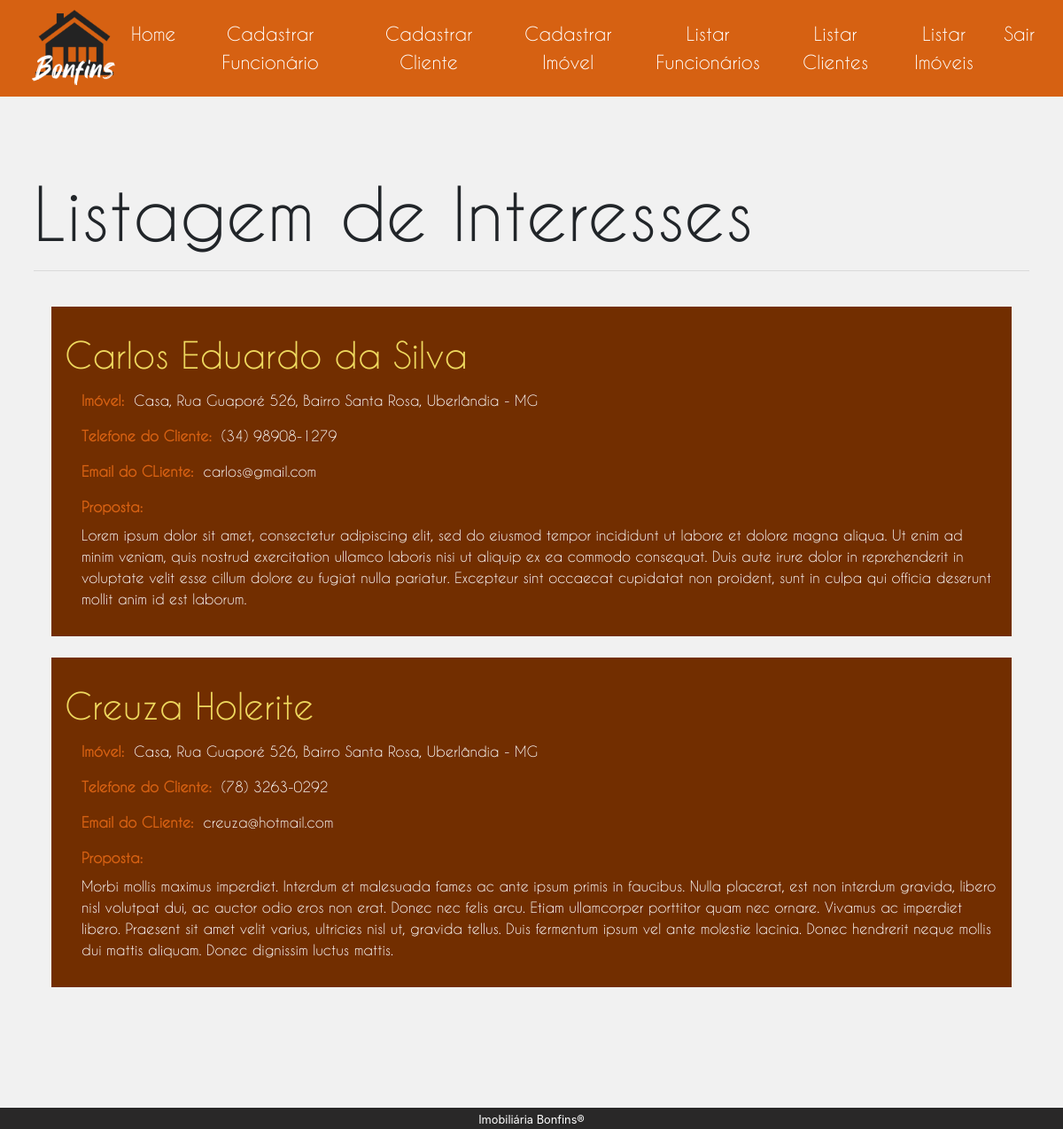
Page /administrativo/listagemInteresse.php (signed in) on the earlier database version.
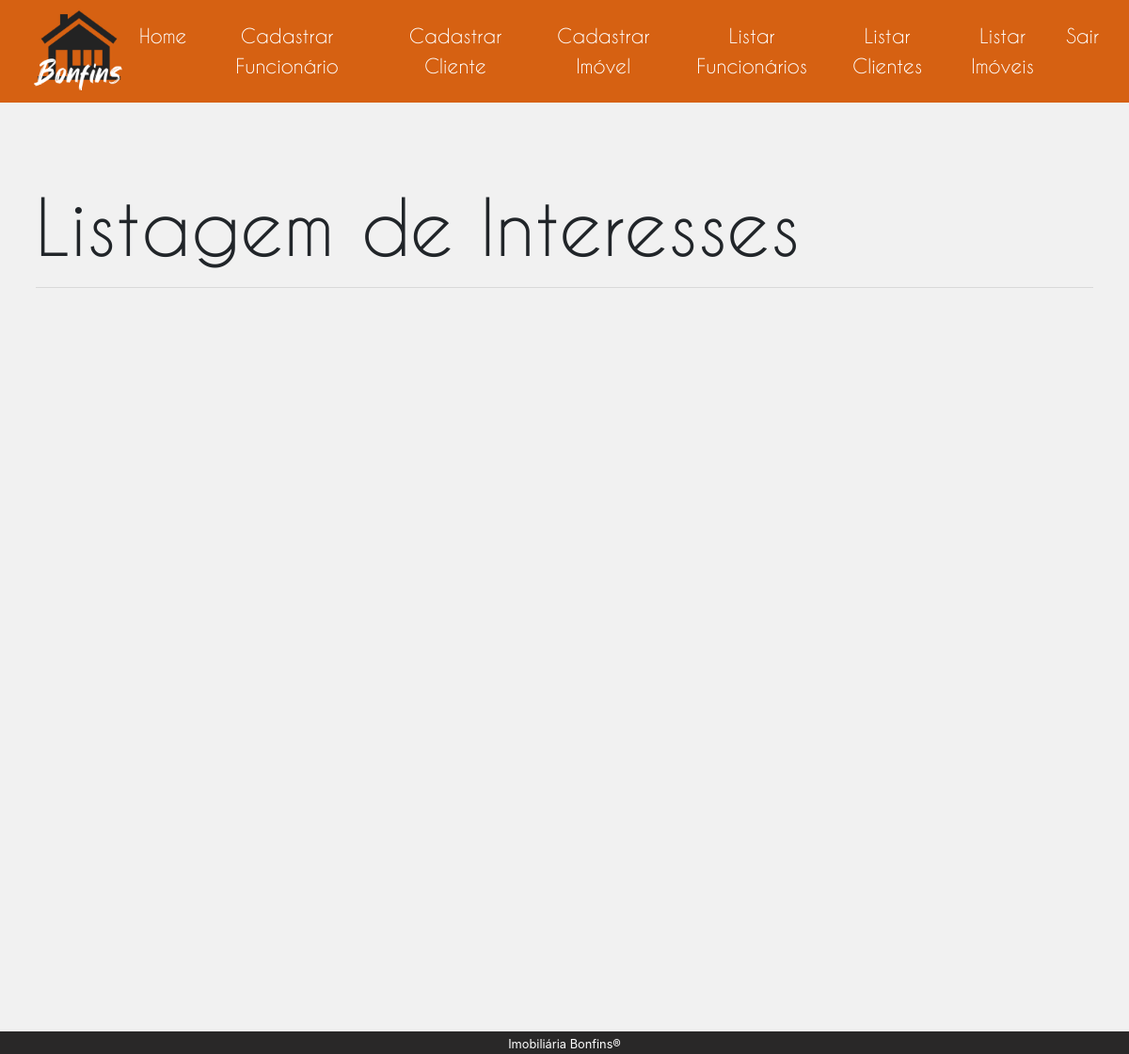
Same page on the later database version.
### tables this page shows
CREATE TABLE `imovel` (
  `ID` int(4) UNSIGNED NOT NULL,
  `Rua` varchar(60) NOT NULL,
  `Numero` int(3) UNSIGNED NOT NULL,
  `Bairro` varchar(60) NOT NULL,
  `Cidade` varchar(60) NOT NULL,
  `Estado` varchar(2) NOT NULL,
  `TipoTransacao` int(4) UNSIGNED NOT NULL,
  `QuantidadeQuartos` int(1) UNSIGNED NOT NULL,
  `QuantidadeSuites` int(1) UNSIGNED NOT NULL,
  `QuantidadeSalaEstar` int(1) UNSIGNED NOT NULL,
  `QuantidadeSalaJantar` int(1) UNSIGNED NOT NULL,
  `QuantidadeVagasGaragem` int(1) UNSIGNED NOT NULL,
  `Area` varchar(15) NOT NULL,
  `ArmarioEmbutido` int(1) UNSIGNED NOT NULL,
  `Descricao` text NOT NULL,
  `Andar` int(1) UNSIGNED DEFAULT NULL,
  `ValorCondominio` varchar(30) DEFAULT NULL,
  `Portaria24Horas` int(1) UNSIGNED DEFAULT NULL,
  `ValorVenda` varchar(30) DEFAULT NULL,
  `ValorAluguel` varchar(30) DEFAULT NULL,
  `PorcentagemImobiliaria` varchar(10) NOT NULL,
  `TipoImovel` int(4) UNSIGNED NOT NULL,
  `ValorReal` varchar(30) DEFAULT NULL,
  `DataInicio` date DEFAULT NULL,
  `DataFim` date DEFAULT NULL,
  `Vendido_Alugado` int(1) UNSIGNED NOT NULL,
  `FuncionarioResponsavel` int(4) UNSIGNED DEFAULT NULL
);

CREATE TABLE `interesse` (
  `ID` int(4) UNSIGNED NOT NULL,
  `ImovelID` int(4) UNSIGNED NOT NULL,
  `NomeCliente` varchar(60) NOT NULL,
  `TelefoneCliente` varchar(20) NOT NULL,
  `EmailCliente` varchar(40) NOT NULL,
  `Proposta` text NOT NULL
);

### php/interesse.php (called while the page is built, shortened)
<?php
    function getInteresses($conn) {
        $array_interesses = null;
        $sql = "SELECT
                    ti.Nome as TipoImovel,
                    i.Rua,
                    i.Numero,
                    i.Bairro,
                    i.Cidade,
                    i.Estado,
                    it.NomeCliente,
                    it.TelefoneCliente,
                    it.EmailCliente,
                    it.Proposta
                FROM
                    imovel as i,
                    interesse as it,
                    tipoImovel as ti
                WHERE
                    it.ImovelID = i.ID AND
                    i.TipoImovel = ti.ID
                ";
        try {
            $result = $conn->query($sql);
        } catch (Exception $e) {
            echo 'Ocorreu uma falha ao buscar os interesses: ';
            var_dump($e->getMessage());
        }
        while ($row = $result->fetch()) {
            $interesse = new Interesse();
            $interesse->nome        = $row["NomeCliente"];
            $interesse->endereco    = $row["TipoImovel"] . ", Rua " . $row["Rua"] . " " . $row["Numero"] .
                                      ", Bairro " . $row["Bairro"] . ", " . $row["Cidade"] . " - " .
                                      $row["Estado"];
            $interesse->telefone    = $row["TelefoneCliente"];
            $interesse->email       = $row["EmailCliente"];
            $interesse->proposta    = $row["Proposta"];
            $array_interesses[]     = $interesse;
        }
        return $array_interesses;
    }
?>

### administrativo/listagemInteresse.php (the view, shortened to what this page needs)
<!DOCTYPE html>
<html lang="pt-br">
    <head>
        <link rel="stylesheet" href="../css/bootstrap.css">
        <link rel="stylesheet" href="css/administrativo.css">
        <link rel="stylesheet" href="css/listagem.css">
    </head>
    <body>
        <section>
            <div class="col-sm-12">
                <div class="row">
                    <div class="col-sm-12 p-0">
                        <nav class="navbar navbar-expand-lg navbar-light sticky-top pt-0">
                            <a class="navbar-brand pt-0" href="../index.html">
                                <img class="logo-bonfins" src="../assets/images/logo-bonfins3.png">
                            </a>
                            <div class="collapse navbar-collapse" id="navbarSupportedContent">
                                <ul class="navbar-nav ml-auto">
                                    <li class="mt-2 mr-3">
                                        <a href="index.php">Home</a>
                                    </li>
                                    <li class="mt-2 mr-3">
                                        <a href="cadastroFuncionario.php">Cadastrar Funcionário</a>
                                    </li>
                                    <li class="mt-2 mr-3">
                                        <a href="cadastroCliente.php">Cadastrar Cliente</a>
                                    </li>
                                    <li class="mt-2 mr-3">
                                        <a href="cadastroImovel.php">Cadastrar Imóvel</a>
                                    </li>
                                    <li class="mt-2 mr-3">
                                        <a href="listagemFuncionario.php">Listar Funcionários</a>
                                    </li>
                                    <li class="mt-2 mr-3">
                                        <a href="listagemCliente.php">Listar Clientes</a>
                                    </li>
                                    <li class="mt-2 mr-3">
                                        <a href="listagemImovel.php">Listar Imóveis</a>
                                    </li>
                                    <li class="mt-2 mr-3">
                                        <a href="../php/logout.php">Sair</a>
                                    </li>
                                </ul>
                            </div>
                        </nav>
                    </div>
                </div>
                <div class="row">
                    <div class="col-sm-12 px-0">
                        <div id="listagemContainer" class="px-0">
                            <div class="container px-0">
                                <div class="jumbotron px-2">
                                    <h1 class="display-4">Listagem de Interesses</h1>
                                    <hr class="my-3">
                                    <div id="admContainer">
                                        <?php
                                            require "../php/conexaoMysql.php";
                                            require "../php/interesse.php";
                                            $arrayInteresses = null;
                                            try {
                                                $arrayInteresses = getInteresses($conn);
                                            } catch (Exception $e) {
                                                $msgErro = $e->getMessage();
                                                echo $msgErro;
                                            }
                                            if ($arrayInteresses != null) {
                                                foreach ($arrayInteresses as $interesse) {
                                                    echo "
                                                        <div class='row pt-4'>
                                                            <div class='container'>
                                                                <div class='col-sm-12 admBox'>
                                                                    <div class='row'>
                                                                        <h1>$interesse->nome</h1>
                                                                    </div>
                                                                    <div class='row mt-2 ml-1'>
                                                                        <label for='imovel'><strong>Imóvel:&nbsp&nbsp</strong></label>
                                                                        <span name='imovel'>$interesse->endereco</span>
                                                                    </div>
                                                                    <div class='row mt-2 ml-1'>
                                                                        <label for='telefoneCliente'><strong>Telefone do Cliente:&nbsp&nbsp</strong></label>
                                                                        <span name='telefoneCliente'>$interesse->telefone</span>
                                                                    </div>
                                                                    <div class='row mt-2 ml-1'>
                                                                        <label for='emailCliente'><strong>Email do CLiente:&nbsp&nbsp</strong></label>
                                                                        <span name='emailCliente'>$interesse->email</span>
                                                                    </div>
                                                                    <div class='row mt-2 ml-1'>
                                                                        <label for='proposta'><strong>Proposta:&nbsp&nbsp</strong></label>
                                                                        <span name='proposta'>$interesse->proposta</span>
                                                                    </div>
                                                                </div>
                                                            </div>
                                                        </div>
                                                    ";
                                                }
                                            }
                                        ?>
                                    </div>
                                </div>
                            </div>
                        </div>
                    </div>
                </div>
                <div class="row">
                    <div class="col-sm-12 p-0">
                        <footer class="text-center p-0" id=footer>
                            <small>Imobiliária Bonfins<span>&reg</span></small>
                        </footer>
                    </div>
                </div>
            </div>
        </section>
    </body>
</html>

### administrativo/css/administrativo.css (style rules this page uses)
body { background: rgb(41, 40, 40); height: 96vh; }
.logo-bonfins { height: 12vh; margin-left: 20px; }
a { font-size: 30px; }
nav { padding: 0; background-color: rgb(214, 97, 18); font-family: 'Caviar Dreams'; }
nav li { border-left: 0; }
nav li a { display: block; color: rgb(255, 255, 255) !important; font-size: 1.3rem; border-left: 0; text-align: center; }
#admContainer { padding: 20px; padding-top: 0; background-color: #f1f1f1; min-height: 82.3vh; }
.jumbotron { background-color: inherit !important; font-family: 'Caviar Dreams' !important; }
.jumbotron h1 { font-size: 5rem; }
footer { padding: 20px; background-color: rgb(41, 40, 40); color: white; }

### administrativo/css/listagem.css (style rules this page uses)
#listagemContainer { padding: 20px; background-color: #f1f1f1; min-height: 82.3vh; }
.admBox { background: rgb(114, 46, 0); padding: 30px; color: white; }
.admBox h1 { font-size: 2.5rem !important; color: rgb(238, 216, 94); }
label { color: rgb(214, 97, 18); }

Differences in the rows shown:
removed imovel: interesse.NomeCliente "Carlos Eduardo da Silva", endereco "Casa, Rua Guaporé 526, Bairro Santa Rosa, Uberlândia - MG", interesse.TelefoneCliente "(34) 98908-1279", interesse.EmailCliente "carlos@gmail.com", interesse.Proposta "Lorem ipsum dolor sit amet, consectetur adipiscing elit, sed do eiusmod tempor incididunt ut labore et dolore magna aliqua. Ut enim ad minim veniam, quis nostrud exercitation ullamco laboris nisi ut aliquip ex ea commodo consequat. Duis aute irure dolor in reprehenderit in voluptate velit esse cillum dolore eu fugiat nulla pariatur. Excepteur sint occaecat cupidatat non proident, sunt in culpa qui officia deserunt mollit anim id est laborum.", interesse.NomeCliente "Creuza Holerite", interesse.TelefoneCliente "(78) 3263-0292", interesse.EmailCliente "creuza@hotmail.com", interesse.Proposta "Morbi mollis maximus imperdiet. Interdum et malesuada fames ac ante ipsum primis in faucibus. Nulla placerat, est non interdum gravida, libero nisl volutpat dui, ac auctor odio eros non erat. Donec nec felis arcu. Etiam ullamcorper porttitor quam nec ornare. Vivamus ac imperdiet libero. Praesent sit amet velit varius, ultricies nisl ut, gravida tellus. Duis fermentum ipsum vel ante molestie lacinia. Donec hendrerit neque mollis dui mattis aliquam. Donec dignissim luctus mattis."
